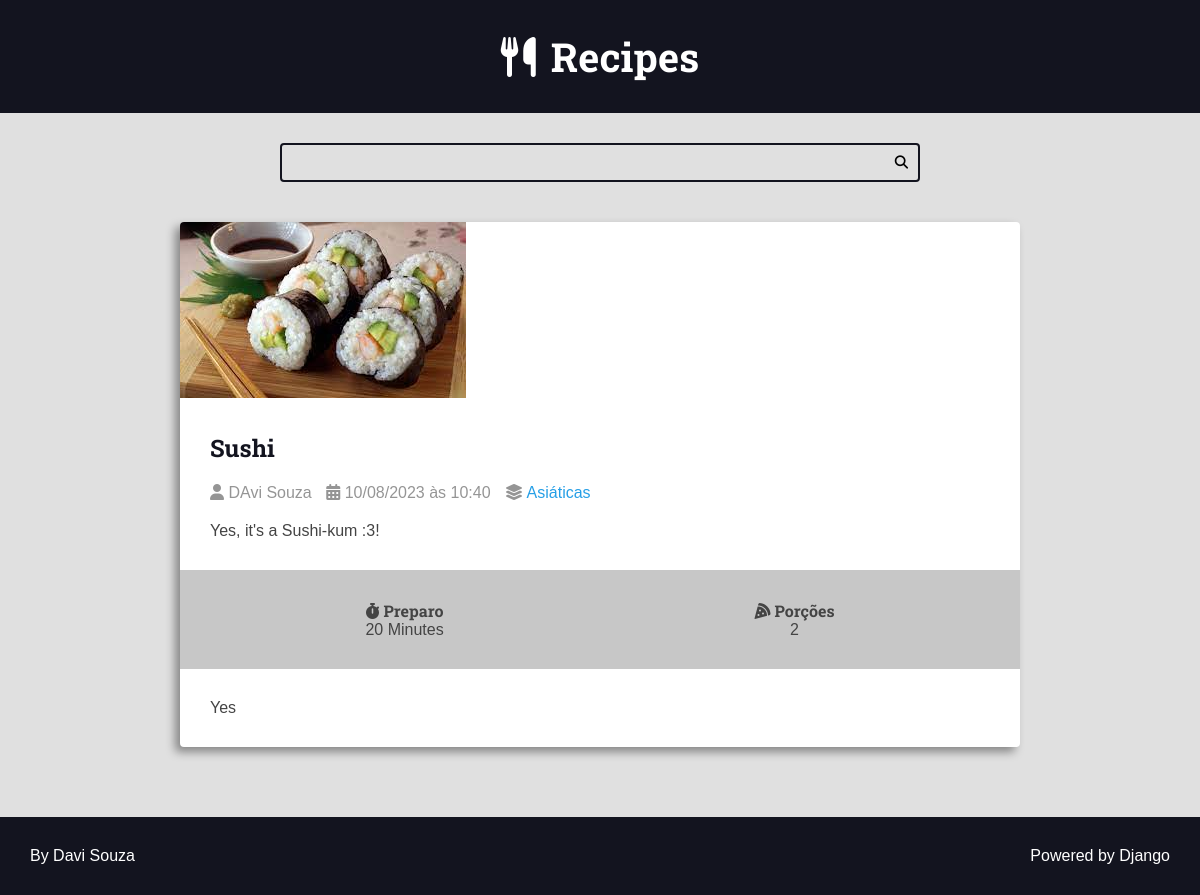
The app's page /recipes/sushi/ with its own data.
### recipes/models.py (models this page shows, shortened)
class Recipe(models.Model):
    title = models.CharField(max_length=65)
    description = models.CharField(max_length=165)
    slug = models.SlugField(blank=True, unique=True)
    preparation_time = models.IntegerField()
    preparation_time_unit = models.CharField(max_length=65)
    servings = models.IntegerField()
    servings_unit = models.CharField(max_length=65)
    preparation_steps = models.TextField()
    preparation_steps_is_html = models.BooleanField(default=False)
    created_at = models.DateTimeField(auto_now_add=True)
    updated_at = models.DateTimeField(auto_now=True)
    is_published = models.BooleanField(default=False)
    cover = models.ImageField(
        upload_to='recipes/covers/%Y/%m/%d/', blank=True, null=True)
    category = models.ForeignKey(
        Category, on_delete=models.SET_NULL, null=True, blank=True,
        default=None)
    author = models.ForeignKey(
        User, on_delete=models.SET_NULL, null=True)

class Category(models.Model):
    name = models.CharField(max_length=65)

### recipes/views.py (the view)
# urls.py: path('recipes/<slug>/', views.recipe, name="recipe"),
def recipe(request, slug):
    context = {}
    if Recipe.objects.filter(slug=slug).exists():
        recipe = Recipe.objects.get(slug=slug)
        context = {
            'recipe': recipe,
            'title': f'{recipe.title} | ',
            'is_detail_page': True,
        }
        return render(request, 'recipes/pages/recipe.html', context)
    else:
        response = render(request, 'recipes/pages/404_error.html',
                          context={"title": "Recipe not found | ",
                                   'is_detail_page': True, })
        response.status_code = 404
        return response

### recipes/templates/recipes/pages/recipe.html (shortened to what this page needs)
{% extends 'global/base.html' %}
{% block content %}
    <div class="main-content main-content-detail container">
        {% include '../partials/recipe-cards.html' %}
    </div>
{% endblock content %}

### recipes/templates/recipes/partials/recipe-cards.html (shortened to what this page needs)
<div class="recipe recipe-list-item">
    <div class="recipe-cover">
        {% if recipe.cover %}
            <a href="{% url 'recipes:recipe' recipe.slug %}">
                <img src="{{recipe.cover.url}}" alt="Temp">
            </a>
        {% endif %}
    </div>
    <div class="recipe-title-container">
        <h2 class="recipe-title">
            <a href="{% url 'recipes:recipe' recipe.slug %}">
                {{recipe.title}}
            </a>
        </h2>
    </div>
    <div class="recipe-author">
        <span class="recipe-author-item">
            <i class="fas fa-user"></i>
                {% if recipe.author is not None %}
                    {% if recipe.author.first_name %}
                        {{recipe.author.first_name}} {{recipe.author.last_name}}
                    {% else %}
                        {{recipe.author.username}}
                    {% endif %}
                {% else %}
                    <em>Desconhecido</em>
                {% endif %}
        </span>
        <span class="recipe-author-item">
            <i class="fas fa-calendar-alt"></i>
            {{recipe.created_at|date:"d/m/Y"}} às {{recipe.created_at|date:"H:i"}}
        </span>
        {% if recipe.category is not None %}
            <span class="recipe-author-item">
                <i class="fas fa-layer-group"></i>
                <span> <a href="{% url 'recipes:category' recipe.category.id %}"> {{recipe.category.name}} </a> </span>
            </span>
        {% endif %}
    </div>
    <div class="recipe-content">
        <p> {{recipe.description}} </p>
    </div>
    <div class="recipe-meta-container">
        <div class="recipe-meta recipe-preparation">
            <h3 class="recipe-meta-title"><i class="fas fa-stopwatch"></i> Preparo</h3>
            <div class="recipe-meta-text">
                {{recipe.preparation_time}} {{recipe.preparation_time_unit}}
            </div>
        </div>
        <div class="recipe-meta recipe-servings">
            <h3 class="recipe-meta-title"><i class="fas fa-pizza-slice"></i> Porções</h3>
            <div class="recipe-meta-text">
                {{recipe.servings}} {{recipe.preparation_servings_unit}}
            </div>
        </div>
    </div>
    {% if is_detail_page %}
        <div class="preparation-steps">
            {% if recipe.preparation_steps_is_html %}
                {{recipe.preparation_steps|safe}}
            {% else %}
                {{recipe.preparation_steps}}
            {% endif %}
        </div>
    {% endif %}
</div>

### recipes/static/recipes/css/styles.css (style rules this page uses)
:root { --color-primary: #269fe6; --color-primary-hover: #2086c2; --color-primary-dark: #13141f; --color-primary-dark-hover: #212336; --color-primary-light: #d4ecfa; --color-primary-light-hover: #bdd8e7; --color-white: #fff; --color-black: #000; --color-dark-text: #444; --color-info-light: #cce5ff; --color-debug-light: #cce5ff; --color-success-light: #d4edda; --color-alert-light: #fff3cd; --color-warning-light: #fff3cd; --color-error-light: #f8d7da; --color-info-dark: #4d86c4; --color-debug-dark: #4d86c4; --color-success-dark: #4a9c5d; --color-alert-dark: #927f40; --color-warning-dark: #927f40; --color-error-dark: #da525d; --color-gray-0: #f9f9f9; --color-gray-1: #e0e0e0; --color-gray-2: #c7c7c7; --color-gray-3: #aeaeae; --color-gray-4: #959595; --color-gray-5: #7d7d7d; --color-gray-6: #646464; --color-gray-7: #4b4b4b; --color-gray-8: #323232; --color-gray-9: #191919; --font-primary: sans-serif; --font-headings: 'Roboto Slab', serif; --spacing-gutter-medium: 3rem; --spacing-gutter-large: 4rem; }
* { padding: 0; margin: 0; box-sizing: border-box; }
html { font-size: 62.5%; }
body { background: var(--color-gray-1); font-size: 1.6rem; font-family: var(--font-primary); color: var(--color-dark-text); }
h1, h2, h3, h4, h5, h6 { font-family: var(--font-headings); }
.container { max-width: 144rem; margin: 0 auto; padding: var(--spacing-gutter-medium); }
.main-content { padding-top: 0; }
.recipe { background: var(--color-white); box-shadow: -5px 5px 10px rgba(0, 0, 0, .4); transform: scale(1); transition: all 250ms ease-in-out; border-radius: 4px; overflow: hidden; }
.recipe img { max-width: 100%; }
.recipe-list-item { max-width: 64rem; height: fit-content; }
.recipe-title-container { padding: var(--spacing-gutter-medium); padding-bottom: 2rem; }
.recipe-title-container a { text-decoration: none; color: var(--color-primary-dark) }
.recipe-author { padding: 0 var(--spacing-gutter-medium); }
.recipe-author a { color: var(--color-primary); transition: all 300ms ease-in-out; text-decoration: none; }
.recipe-author-item { color: var(--color-gray-4); margin-right: 1rem; }
.recipe-content { padding: var(--spacing-gutter-medium); padding-top: 2rem; }
.recipe-meta-container { display: flex; flex-flow: row wrap; padding: var(--spacing-gutter-medium); background: var(--color-gray-2); }
.recipe-meta { display: flex; flex-flow: column nowrap; flex-shrink: 1; flex-grow: 1; text-align: center; }
.recipe-meta-title { font-size: 1.6rem; }
.main-content-detail .recipe-list-item { max-width: 84rem; margin: 0 auto; }
.preparation-steps { padding: var(--spacing-gutter-medium); }

### records on screen
Recipe: cover (picture), title "Sushi", author.first_name "DAvi", author.last_name "Souza", created_at "10/08/2023", created_at "10:40", category.name "Asiáticas", description "Yes, it's a Sushi-kum :3!", preparation_time "20", preparation_time_unit "Minutes", servings "2", preparation_steps "Yes"
